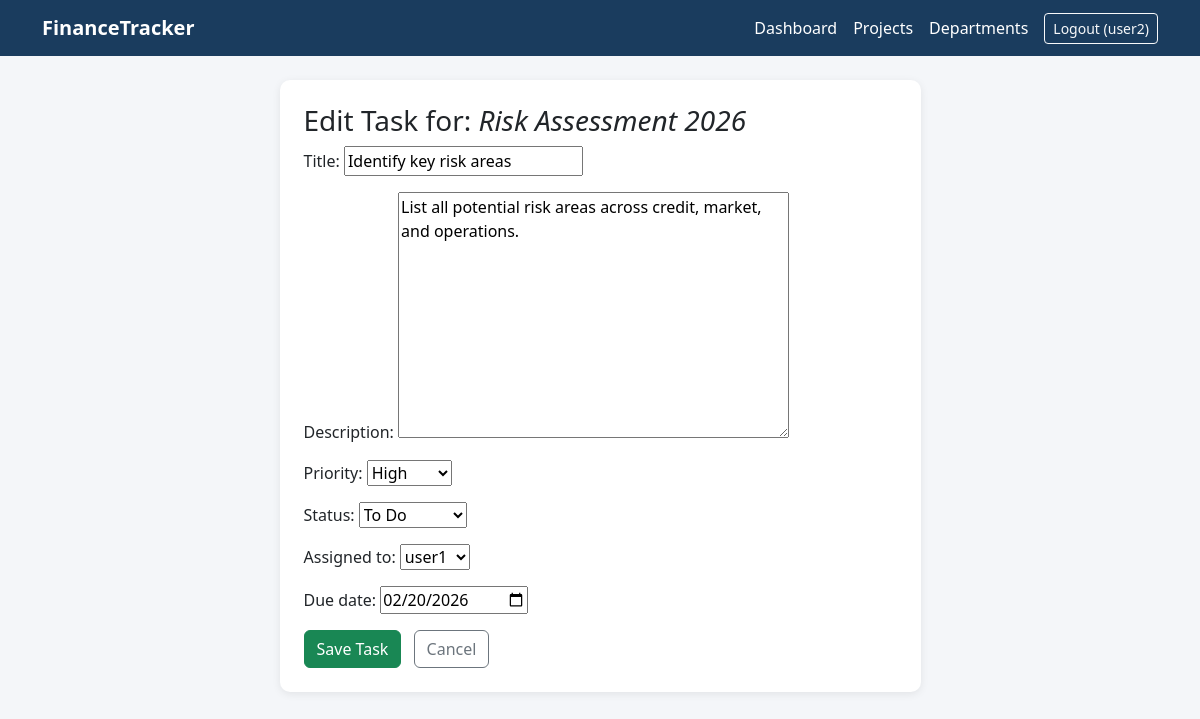
The app's page /tasks/4/edit/ (signed in) with its own data.
### core/models.py (models this page shows, shortened)
class Project(models.Model):
    STATUS_CHOICES = [
        ('planning',  'Planning'),
        ('active',    'Active'),
        ('on_hold',   'On Hold'),
        ('completed', 'Completed'),
    ]
    title       = models.CharField(max_length=200)
    description = models.TextField(blank=True)
    status      = models.CharField(max_length=20, choices=STATUS_CHOICES, default='planning')
    budget      = models.DecimalField(max_digits=12, decimal_places=2, default=0)
    start_date  = models.DateField()
    end_date    = models.DateField(null=True, blank=True)
    department  = models.ForeignKey(Department, on_delete=models.SET_NULL, null=True, blank=True)
    manager     = models.ForeignKey(User, on_delete=models.SET_NULL, null=True, related_name='managed_projects')
    created_at  = models.DateTimeField(auto_now_add=True)

class Task(models.Model):
    PRIORITY_CHOICES = [
        ('low',    'Low'),
        ('medium', 'Medium'),
        ('high',   'High'),
    ]
    STATUS_CHOICES = [
        ('todo',        'To Do'),
        ('in_progress', 'In Progress'),
        ('review',      'In Review'),
        ('done',        'Done'),
    ]
    project     = models.ForeignKey(Project, on_delete=models.CASCADE, related_name='tasks')
    title       = models.CharField(max_length=200)
    description = models.TextField(blank=True)
    priority    = models.CharField(max_length=10, choices=PRIORITY_CHOICES, default='medium')
    status      = models.CharField(max_length=20, choices=STATUS_CHOICES, default='todo')
    assigned_to = models.ForeignKey(User, on_delete=models.SET_NULL, null=True, blank=True, related_name='assigned_tasks')
    due_date    = models.DateField(null=True, blank=True)
    created_at  = models.DateTimeField(auto_now_add=True)

### core/views.py (the view)
# urls.py: path('tasks/<int:pk>/edit/',   views.task_edit,   name='task_edit'),
@login_required
def task_edit(request, pk):
    task = get_object_or_404(Task, pk=pk)
    if request.method == 'POST':
        form = TaskForm(request.POST, instance=task)
        if form.is_valid():
            form.save()
            messages.success(request, 'Task updated!')
            return redirect('project_detail', pk=task.project.pk)
    else:
        form = TaskForm(instance=task)
    return render(request, 'core/task_form.html', {'form': form, 'project': task.project, 'action': 'Edit'})

### core/forms.py
class TaskForm(forms.ModelForm):
    class Meta:
        model  = Task
        fields = ['title', 'description', 'priority', 'status', 'assigned_to', 'due_date']
        widgets = {
            'due_date': forms.DateInput(attrs={'type': 'date'}),
        }

### templates/core/task_form.html (shortened to what this page needs)
{% extends 'core/base.html' %}
{% block content %}
<div class="row justify-content-center">
  <div class="col-md-7">
    <div class="card p-4">
      <h3>{{ action }} Task for: <em>{{ project.title }}</em></h3>
      <form method="post">
        {{ form.as_p }}
        <button class="btn btn-success">Save Task</button>
        <a href="{% url 'project_detail' project.pk %}" class="btn btn-outline-secondary ms-2">Cancel</a>
      </form>
    </div>
  </div>
</div>
{% endblock %}

### templates/core/base.html (shortened to what this page needs)
<!DOCTYPE html>
<html lang="en">
<head>
  <link href="https://cdn.jsdelivr.net/npm/bootstrap@5.3.0/dist/css/bootstrap.min.css" rel="stylesheet">
</head>
<body>
<nav class="navbar navbar-expand-lg mb-4">
  <div class="container">
    <a class="navbar-brand fw-bold" href="/">FinanceTracker</a>
    <div class="d-flex align-items-center ms-auto gap-3">
      {% if user.is_authenticated %}
        <a class="nav-link" href="{% url 'dashboard' %}">Dashboard</a>
        <a class="nav-link" href="{% url 'project_list' %}">Projects</a>
        <a class="nav-link" href="{% url 'department_list' %}">Departments</a>
        <form method="post" action="{% url 'logout' %}" class="m-0">
          <button type="submit" class="btn btn-outline-light btn-sm">
            Logout ({{ user.username }})
          </button>
        </form>
      {% else %}
        <a class="nav-link" href="{% url 'login' %}">Login</a>
        <a class="nav-link" href="{% url 'register' %}">Register</a>
      {% endif %}
    </div>
  </div>
</nav>
<div class="container">
  {% block content %}{% endblock %}
</div>
</body>
</html>

### templates/core/base.html (style rules this page uses)
body { background: #f4f6f9; }
.navbar { background: #1a3c5e !important; }
.navbar-brand, .nav-link { color: #fff !important; }
.card { border: none; box-shadow: 0 2px 8px rgba(0,0,0,.08); border-radius: 10px; }

### records on screen
Project: title "Risk Assessment 2026"
Task: title "Identify key risk areas", description "List all potential risk areas across credit, market, and operations.", priority "High", status "To Do", assigned_to "user1", due_date "02/20/2026"

### other values on screen
{{ user.username }} "user2"
{{ action }} "Edit"
